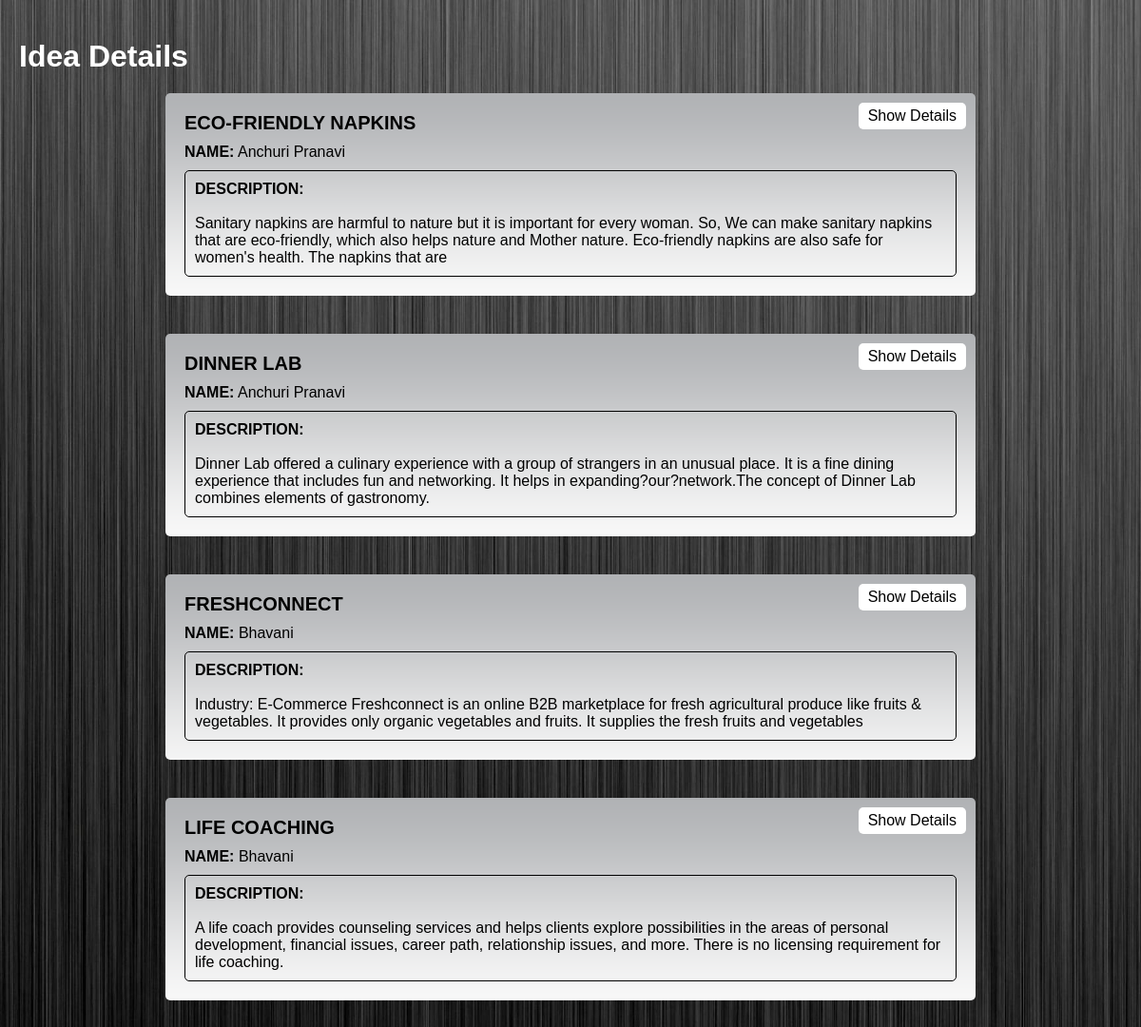
Screenshot of /view1.php with the database file from the repository.
### tables this page shows
CREATE TABLE `ideas` (
  `name` varchar(50) NOT NULL,
  `email` varchar(50) NOT NULL,
  `title` varchar(50) NOT NULL,
  `field` varchar(50) NOT NULL,
  `description` varchar(250) NOT NULL,
  `investmentreq` varchar(50) NOT NULL,
  `status` varchar(50) NOT NULL,
  `image` blob NOT NULL
);

### view1.php (the view, shortened to what this page needs)
<!DOCTYPE html>
<html>
<head>
</head>
<body>
    <h1>Idea Details</h1>
    <div class="idea-container">
        <?php
        $host = "localhost";
        $dbname = "user";
        $username = "root";
        $password = "";
        $conn = new PDO("mysql:host=$host;dbname=$dbname;charset=utf8", $username, $password);
        $query = "SELECT * FROM ideas";
        $stmt = $conn->prepare($query);
        $stmt->execute();
        $details = $stmt->fetchAll(PDO::FETCH_ASSOC);
        if (count($details) > 0) {
            $delay = 0.2;
            foreach ($details as $detail) {
                echo '<div class="idea" style="animation-delay: ' . $delay . 's;">';
                echo '<div class="idea-title">' . $detail['title'] . '</div>';
                echo '<div class="idea-name"><span class="bold-label">NAME:</span> ' . $detail['name'] . '</div>';
                echo '<div class="idea-description"><span class="bold-label">DESCRIPTION:</span> <br><br>' . $detail['description'] . '</div>';
                echo '<div class="details-button" onclick="showDetails(this)">Show Details</div>';
                echo '</div>';
                $delay += 0.2;
            }
        } else {
            echo "No details found.";
        }
        ?>
    </div>
</body>
</html>

### view1.php (style rules this page uses)
body { background-image: url("p2.jpeg.jpg"); background-size: cover; font-family: Arial, sans-serif; margin: 0; padding: 20px; }
h1 { margin-bottom: 20px; color: #fff; }
.idea-container { display: flex; flex-wrap: wrap; justify-content: center; align-items: center; }
.idea { position: relative; margin-bottom: 40px; background-image: url("p1.png"); background-size: cover; border-radius: 5px; padding: 20px; width: 70%; opacity: 0; animation-name: fade-in; animation-duration: 1s; animation-fill-mode: forwards; }
.idea-title { font-size: 20px; font-weight: bold; margin-bottom: 10px; color: black; text-transform: uppercase; }
.idea-name { color:black; }
.bold-label { font-weight: bold; color:black; }
.idea-description { margin-top: 10px; border: 1px solid black; padding: 10px; border-radius: 5px; color: black; word-wrap: break-word; }
.details-button { position: absolute; top: 10px; right: 10px; background-color: #fff; color: #000; padding: 5px 10px; border-radius: 5px; cursor: pointer; }

### rows the page displays
ideas: title "ECO-FRIENDLY NAPKINS", name "Anchuri Pranavi", description "Sanitary napkins are harmful to nature but it is important for every woman. So, We can make sanitary napkins that are eco-friendly, which also helps nature and Mother nature. Eco-friendly napkins are also safe for women's health. The napkins that are"
ideas: title "DINNER LAB", name "Anchuri Pranavi", description "Dinner Lab offered a culinary experience with a group of strangers in an unusual place. It is a fine dining experience that includes fun and networking. It helps in expanding?our?network.The concept of Dinner Lab combines elements of gastronomy."
ideas: title "FRESHCONNECT", name "Bhavani", description "Industry: E-Commerce Freshconnect is an online B2B marketplace for fresh agricultural produce like fruits & vegetables. It provides only organic vegetables and fruits. It supplies the fresh fruits and vegetables"
ideas: title "LIFE COACHING", name "Bhavani", description "A life coach provides counseling services and helps clients explore possibilities in the areas of personal development, financial issues, career path, relationship issues, and more. There is no licensing requirement for life coaching."
